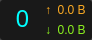
<?xml version="1.0" encoding="UTF-8"?>
<ui version="4.0">
 <class>Form</class>
 <widget class="QFrame" name="Form">
  <property name="geometry">
   <rect>
    <x>0</x>
    <y>0</y>
    <width>92</width>
    <height>40</height>
   </rect>
  </property>
  <property name="minimumSize">
   <size>
    <width>0</width>
    <height>0</height>
   </size>
  </property>
  <property name="maximumSize">
   <size>
    <width>92</width>
    <height>40</height>
   </size>
  </property>
  <property name="cursor">
   <cursorShape>PointingHandCursor</cursorShape>
  </property>
  <property name="windowTitle">
   <string>Speed Box</string>
  </property>
  <property name="windowIcon">
   <iconset>
    <normaloff>:/icons/icons/exe.ico</normaloff>:/icons/icons/exe.ico</iconset>
  </property>
  <property name="toolTip">
   <string>行動是治癒恐懼的良藥，而猶豫、拖延將不斷滋養恐懼</string>
  </property>
  <property name="styleSheet">
   <string notr="true">QFrame
{
	border-radius: 3px;
	background-color: rgba(8, 8, 8, 190);
}</string>
  </property>
  <layout class="QHBoxLayout" name="horizontalLayout">
   <property name="spacing">
    <number>0</number>
   </property>
   <property name="leftMargin">
    <number>0</number>
   </property>
   <property name="topMargin">
    <number>0</number>
   </property>
   <property name="rightMargin">
    <number>0</number>
   </property>
   <property name="bottomMargin">
    <number>0</number>
   </property>
   <item>
    <widget class="QLabel" name="LabMemory">
     <property name="maximumSize">
      <size>
       <width>45</width>
       <height>30</height>
      </size>
     </property>
     <property name="font">
      <font>
       <family>黑体</family>
       <pointsize>18</pointsize>
      </font>
     </property>
     <property name="styleSheet">
      <string notr="true">QLabel{
	background-color: rgba(0, 0, 0, 0);
	color: rgb(0, 255, 255);
	margin-bottom: 4px;
}</string>
     </property>
     <property name="text">
      <string>0</string>
     </property>
     <property name="alignment">
      <set>Qt::AlignCenter</set>
     </property>
    </widget>
   </item>
   <item>
    <layout class="QVBoxLayout" name="verticalLayout">
     <item>
      <widget class="QLabel" name="Labup">
       <property name="minimumSize">
        <size>
         <width>0</width>
         <height>0</height>
        </size>
       </property>
       <property name="maximumSize">
        <size>
         <width>16777215</width>
         <height>16777215</height>
        </size>
       </property>
       <property name="cursor">
        <cursorShape>PointingHandCursor</cursorShape>
       </property>
       <property name="layoutDirection">
        <enum>Qt::LeftToRight</enum>
       </property>
       <property name="styleSheet">
        <string notr="true">QLabel
{
background-color: rgba(0, 0, 0, 0);
color: rgb(250,170,35);
border-top-right-radius: 5px;
}</string>
       </property>
       <property name="text">
        <string>↑  0.0 B</string>
       </property>
      </widget>
     </item>
     <item>
      <widget class="QLabel" name="Labdown">
       <property name="minimumSize">
        <size>
         <width>0</width>
         <height>0</height>
        </size>
       </property>
       <property name="maximumSize">
        <size>
         <width>16777215</width>
         <height>16777215</height>
        </size>
       </property>
       <property name="cursor">
        <cursorShape>PointingHandCursor</cursorShape>
       </property>
       <property name="styleSheet">
        <string notr="true">QLabel
{
	background-color: rgba(0, 0, 0, 0);
	color: rgb(140, 240, 30);
}</string>
       </property>
       <property name="text">
        <string>↓  0.0 B</string>
       </property>
      </widget>
     </item>
    </layout>
   </item>
  </layout>
 </widget>
 <resources/>
 <connections/>
</ui>
